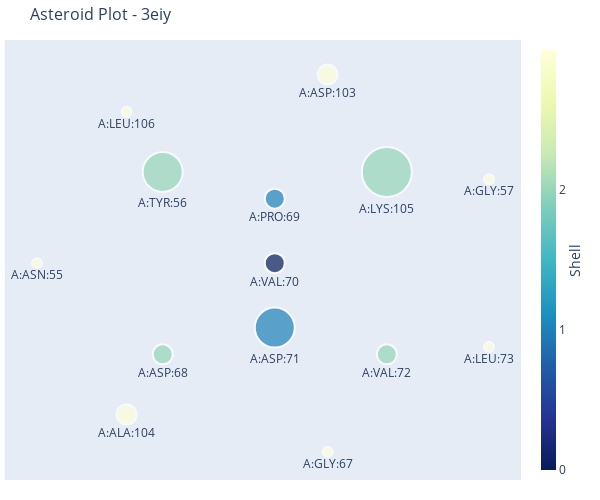

Here is the notebook cell this chart was saved with:
### Markdown cell above
## Asteroid Plot
Asteroid plots show a central node and the neighbours in each 'shell' (hop) away from it. Asteroid plots are useful for understanding the neighborhood context of a particular residue which has applications in protein engineering, structure-based drug design and interpretation of the impact of mutations.


Asteroid plots can be generated with [`asteroid_plot()`](https://graphein.ai/modules/graphein.protein.html#graphein.protein.visualisation.asteroid_plot)

*Asteroid plots are based on the schematic outlined in:*

> Kayikci, M., Venkatakrishnan, A.J., Scott-Brown, J. et al. Visualization and analysis of non-covalent contacts using the Protein Contacts Atlas. Nat Struct Mol Biol 25, 185–194 (2018). https://doi.org/10.1038/s41594-017-0019-z


### Parameters

```python
g (nx.Graph)                                    # NetworkX graph to plot.
node_id (str)                                   # Node to centre the plot around.
k (int, defaults to 2)                          # Number of hops to plot
colour_by (str, defaults to "shell")            # Colour the nodes by this attribute. Currently only “shell” is supported.
title (str, defaults to None)                   # Title of the plot.
width                                           # Width of the plot.
use_plotly (bool, defaults to True)             # Use plotly to render the graph.
show_edges (bool, defaults to False)            # Whether or not to show edges in the plot.
node_size_multiplier (float, defaults to 10)    # Multiplier for the size of the nodes.
```

### Code cell
from graphein.protein.visualisation import asteroid_plot
asteroid_plot(complex_graph, node_id="A:VAL:70", k=4, colour_by="shell")

### Figure 1 — Plotly figure (JSON) as saved in the notebook; plotly's stock layout.template omitted (floating-point values rounded to 4 significant figures)
{"data": [{"hoverinfo": "text", "marker": {"color": [2, 3, 3, 0, 1, 1, 3, 3, 3, 2, 3, 2, 3, 2], "colorbar": {"thickness": 15, "tickvals": [0, 1, 2], "title": {"side": "right", "text": "Shell"}, "xanchor": "left"}, "colorscale": [[0, "rgb(255,255,217)"], [0.125, "rgb(237,248,177)"], [0.25, "rgb(199,233,180)"], [0.375, "rgb(127,205,187)"], [0.5, "rgb(65,182,196)"], [0.625, "rgb(29,145,192)"], [0.75, "rgb(34,94,168)"], [0.875, "rgb(37,52,148)"], [1, "rgb(8,29,88)"]], "line": {"width": 2}, "reversescale": true, "size": [40, 10, 20, 20, 20, 40, 10, 10, 10, 20, 20, 20, 10, 50]}, "mode": "markers+text", "text": ["A:TYR:56", "A:ASN:55", "A:ALA:104", "A:VAL:70", "A:PRO:69", "A:ASP:71", "A:GLY:67", "A:LEU:73", "A:GLY:57", "A:ASP:68", "A:ASP:103", "A:VAL:72", "A:LEU:106", "A:LYS:105"], "textposition": "bottom center", "type": "scatter", "x": [-0.3536, -0.75, -0.4676, 0, -1.093e-08, 2.981e-09, 0.1669, 0.6757, 0.6757, -0.3536, 0.1669, 0.3536, -0.4676, 0.3536], "y": [0.3536, -6.557e-08, -0.5864, 0, 0.25, -0.25, -0.7312, -0.3254, 0.3254, -0.3536, 0.7312, -0.3536, 0.5864, 0.3536]}], "layout": {"height": 500, "hovermode": "closest", "margin": {"b": 20, "l": 5, "r": 5, "t": 40}, "showlegend": false, "title": {"font": {"size": 16}, "text": "Asteroid Plot - 3eiy"}, "width": 600, "xaxis": {"showgrid": false, "showticklabels": false, "zeroline": false}, "yaxis": {"showgrid": false, "showticklabels": false, "zeroline": false}}}
